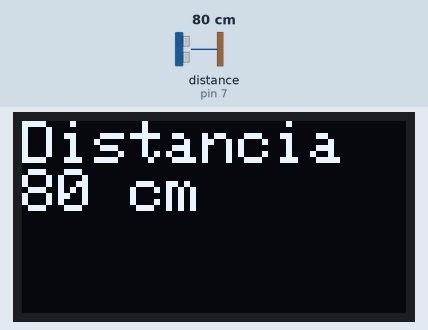
Simulated run of this sketch. Board: Arduino Uno, built with avr-gcc and run on an emulated ATmega328P. On the bench: 128×64 one-colour display. Wiring (inferred from the names in the program): ultrasonic range finder: trigger pin 6; echo pin 7. The inputs (shaded band) are chosen by the test bench; at power-on: distance to the obstacle (sensor on pin 7) 80 cm. The echo pulse lasts 58.3 µs per cm; what the sketch prints to the serial monitor is not drawn.

Above: at 1.3 s.
1.4 s: distance to the obstacle (sensor on pin 7) set to 2 cm
At 2.8 s:
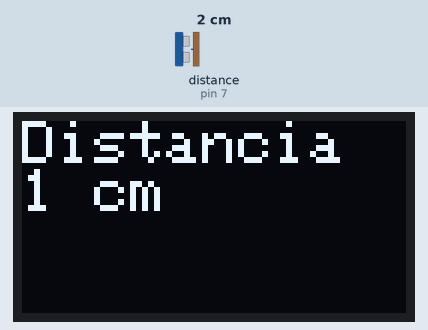
3.1 s: distance to the obstacle (sensor on pin 7) set to 4 cm
At 3.7 s:
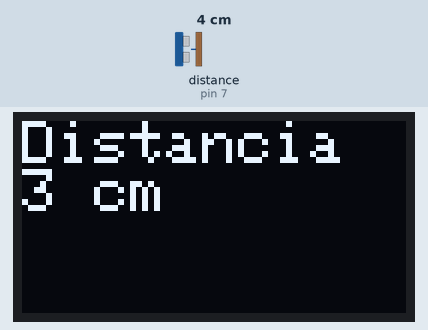
4.7 s: distance to the obstacle (sensor on pin 7) set to 9 cm
At 5.6 s:
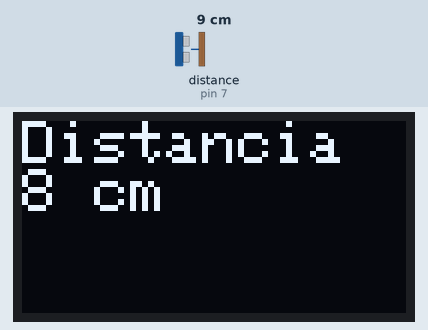
Timing chart, 0 to 7.7 s (numbered marks = the images above; inputs shaded):
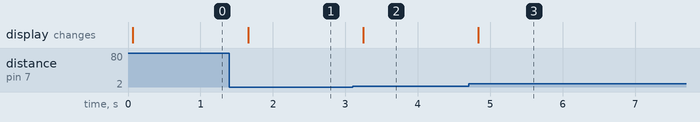

Measured:
- after the input at 1.4 s, the display: changes after 0.26 s (image 1)
- after the input at 3.1 s, the display: changes after 0.14 s (image 2)
- after the input at 4.7 s, the display: changes after 0.13 s (image 3)

The sketch:

9_UltraSonico_B.ino
```cpp
#include <SPI.h>
#include <Wire.h>
#include <Adafruit_GFX.h>
#include <Adafruit_SSD1306.h>

#define Ancho_Pantalla 128
#define Alto_Pantalla 64
#define Direccion_Pantalla 0x3C
#define Reset_Pantalla -1

Adafruit_SSD1306 pantalla(Ancho_Pantalla, Alto_Pantalla, &Wire, Reset_Pantalla);

const int PinEcho = 7;
const int PinTrigger = 6;


void setup() {
  Serial.begin(9600);
  pinMode(PinEcho, INPUT);
  pinMode(PinTrigger, OUTPUT);
  digitalWrite(PinTrigger, 0);

  if (!pantalla.begin(SSD1306_SWITCHCAPVCC, Direccion_Pantalla)) {
    Serial.println(F("Error en pantalla OLED"));
    for (;;)
      ;
  }
}

void loop() {
  long Distancia = calcularDistancia();
  if (Distancia > 3000) {
    return;
  }
  // Serial.print("Distancia : ");
  Serial.println(Distancia);
  // Serial.println(" cm");

  pantalla.setTextColor(WHITE);
  pantalla.clearDisplay();
  pantalla.setTextSize(2);
  pantalla.setCursor(0, 0);
  pantalla.println("Distancia");
  pantalla.print(Distancia);
  pantalla.println(" cm");
  pantalla.display();
  delay(500);
}

long calcularDistancia() {
  digitalWrite(PinTrigger, 0);
  delayMicroseconds(2);
  digitalWrite(PinTrigger, 1);
  delayMicroseconds(10);
  digitalWrite(PinTrigger, 0);

  long Tiempo = pulseIn(PinEcho, HIGH);

  long Distancia = Tiempo / 58;
  return Distancia;
}
```
